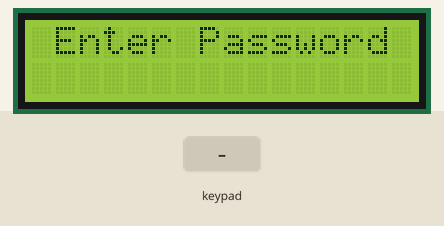
Simulated run of this sketch. Board: Arduino Uno, built with avr-gcc and run on an emulated ATmega328P. Shown: 16×2 character LCD. The inputs (shaded band) are chosen by the test bench.

Above: at 1.2 s.
1.3 s: key 'A' pressed
At 11.4 s:
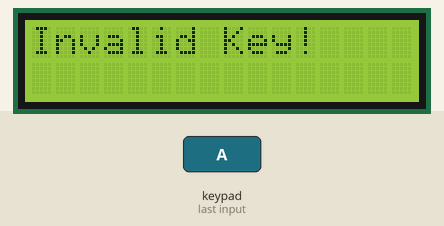
At 15.4 s:
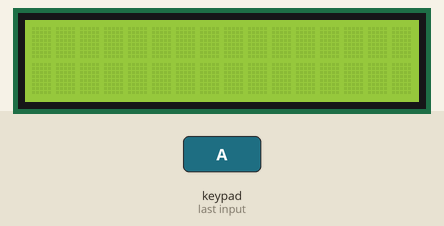
Timing chart, 0 to 16.9 s (numbered marks = the images above; inputs shaded):
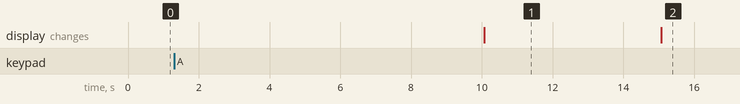

The sketch:

Task_5.ino
```cpp
//Including the respective header files

#include <LiquidCrystal.h>
#include <keypad.h>

#define redLED 10
#define greenLED 11

char* password ="0000"; //Our initial password
int position = 0;

const byte rows = 4; //number of the keypad's rows
const byte cols = 4; //number of the keypad's and columns

char keyMap [rows] [cols] =     //Defining the keys of the keyboard
{
  {'1', '2', '3', 'A'},
  {'4', '5', '6', 'B'},
  {'7', '8', '9', 'C'},
  {'*', '0', '#', 'D'},
};

byte rowPins [rows] = {1, 2, 3, 4}; //pins of the keypad
byte colPins [cols] = {5, 6, 7, 8};

Keypad myKeypad = Keypad( makeKeymap(keyMap), rowPins, colPins, rows, cols);

LiquidCrystal lcd (A0, A1, A2, A3, A4, A5); // Analog inputs of the LCD

void setup(){

  lcd.begin(16, 2); //No. of rows and columns on the LCD
  lcd.setCursor(0, 0);
  lcd.print(" Enter Password");
}

void loop(){

  char userKey = myKeypad.getKey(); //define which key is pressed with getKey

  if(userKey == '*' || userKey == '#' || userKey == 'A' || userKey == 'B' || userKey== 'C' || userKey == 'D')
  {
    lcd.clear();
    lcd.setCursor(0, 0);
    lcd.print("Invalid Key!");
    delay(5000);
    lcd.clear();
  }
  int i=0;
  if(userKey == password [i])
  {
    i++;
  }
  if(i == 4)
  {
    lcd.clear();
    lcd.setCursor(0, 0);
    lcd.print("Correct password");
    delay(5000);
    lcd.clear();
  }
  delay(10000);
}
```

Measured:
- after the input at 1.3 s, the display: changes after 8.8 s (image 1)
- what the display in image 1 shows lasts 5.0 s, from 10.1 s to 15.1 s
